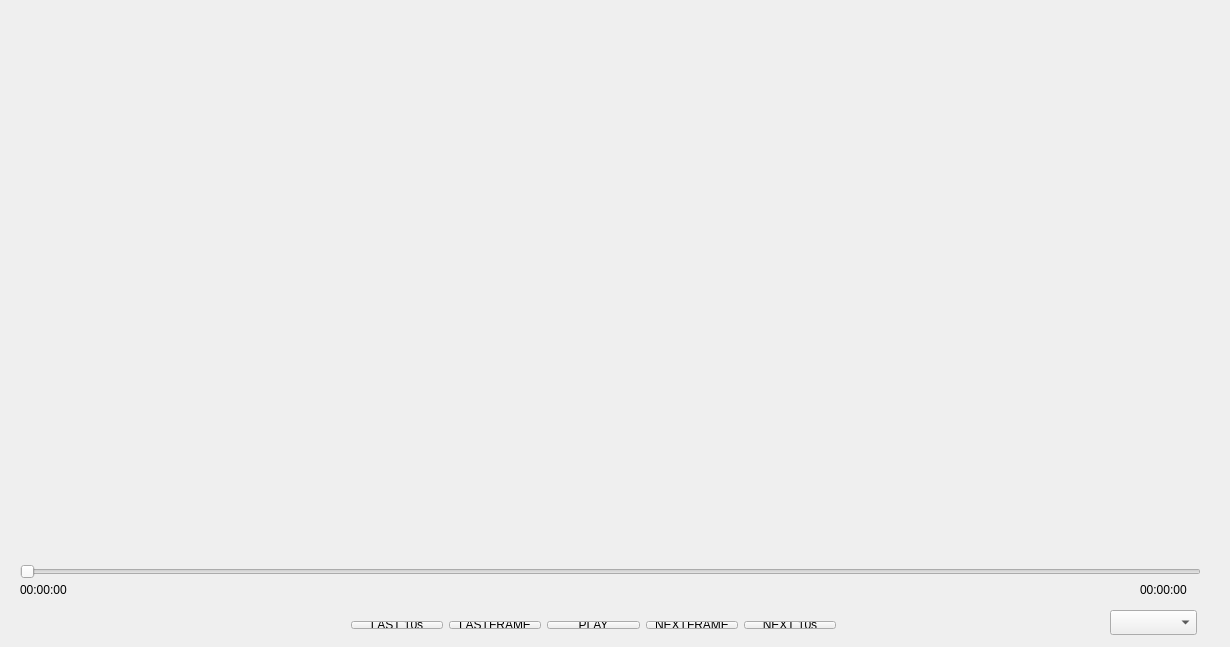
<?xml version="1.0" encoding="UTF-8"?>
<ui version="4.0">
 <class>MFPlayerWidgetClass</class>
 <widget class="QWidget" name="MFPlayerWidgetClass">
  <property name="geometry">
   <rect>
    <x>0</x>
    <y>0</y>
    <width>1230</width>
    <height>647</height>
   </rect>
  </property>
  <property name="windowTitle">
   <string>MFPlayerWidget</string>
  </property>
  <widget class="QLabel" name="videoLabel">
   <property name="geometry">
    <rect>
     <x>11</x>
     <y>11</y>
     <width>1201</width>
     <height>511</height>
    </rect>
   </property>
   <property name="text">
    <string/>
   </property>
   <property name="alignment">
    <set>Qt::AlignCenter</set>
   </property>
  </widget>
  <widget class="MFPControlSilder" name="timeSlider">
   <property name="geometry">
    <rect>
     <x>20</x>
     <y>562</y>
     <width>1181</width>
     <height>20</height>
    </rect>
   </property>
   <property name="cursor">
    <cursorShape>ArrowCursor</cursorShape>
   </property>
   <property name="mouseTracking">
    <bool>false</bool>
   </property>
   <property name="focusPolicy">
    <enum>Qt::TabFocus</enum>
   </property>
   <property name="orientation">
    <enum>Qt::Horizontal</enum>
   </property>
   <property name="tickPosition">
    <enum>QSlider::NoTicks</enum>
   </property>
  </widget>
  <widget class="QComboBox" name="speedComboBox">
   <property name="geometry">
    <rect>
     <x>1110</x>
     <y>610</y>
     <width>87</width>
     <height>25</height>
    </rect>
   </property>
   <property name="currentText">
    <string/>
   </property>
   <property name="modelColumn">
    <number>0</number>
   </property>
  </widget>
  <widget class="QWidget" name="layoutWidget">
   <property name="geometry">
    <rect>
     <x>340</x>
     <y>610</y>
     <width>507</width>
     <height>30</height>
    </rect>
   </property>
   <layout class="QHBoxLayout" name="horizontalLayout">
    <item>
     <widget class="QPushButton" name="backwardButton">
      <property name="text">
       <string>LAST 10s</string>
      </property>
     </widget>
    </item>
    <item>
     <widget class="QPushButton" name="lastFrameButton">
      <property name="text">
       <string>LASTFRAME</string>
      </property>
     </widget>
    </item>
    <item>
     <widget class="QPushButton" name="playButton">
      <property name="text">
       <string>PLAY</string>
      </property>
     </widget>
    </item>
    <item>
     <widget class="QPushButton" name="nextFrameButton">
      <property name="text">
       <string>NEXTFRAME</string>
      </property>
     </widget>
    </item>
    <item>
     <widget class="QPushButton" name="forwardButton">
      <property name="text">
       <string>NEXT 10s</string>
      </property>
     </widget>
    </item>
   </layout>
  </widget>
  <widget class="QLabel" name="forwardLabel">
   <property name="geometry">
    <rect>
     <x>20</x>
     <y>580</y>
     <width>62</width>
     <height>19</height>
    </rect>
   </property>
   <property name="text">
    <string>00:00:00</string>
   </property>
  </widget>
  <widget class="QLabel" name="backwardLabel">
   <property name="geometry">
    <rect>
     <x>1140</x>
     <y>580</y>
     <width>62</width>
     <height>19</height>
    </rect>
   </property>
   <property name="text">
    <string>00:00:00</string>
   </property>
  </widget>
 </widget>
 <layoutdefault spacing="6" margin="11"/>
 <customwidgets>
  <customwidget>
   <class>MFPControlSilder</class>
   <extends>QSlider</extends>
   <header>mfpcontrolsilder.h</header>
  </customwidget>
 </customwidgets>
 <resources/>
 <connections/>
</ui>
